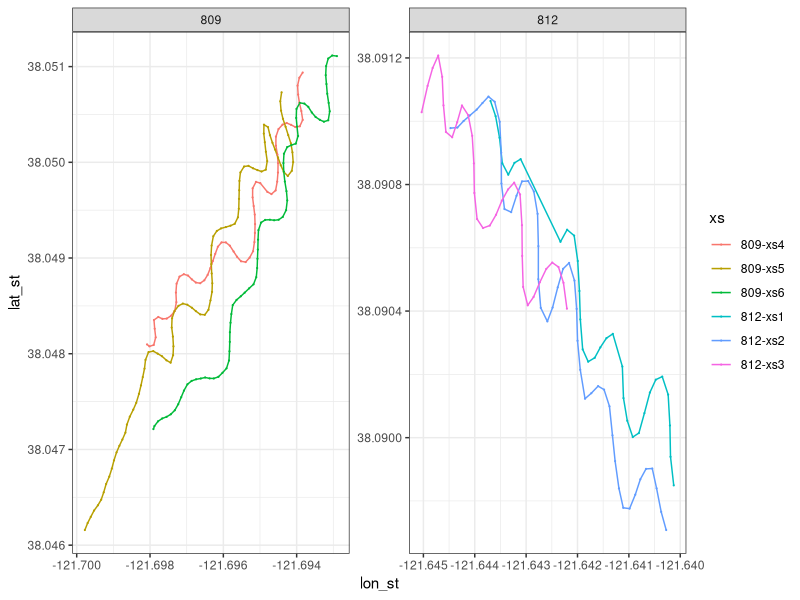
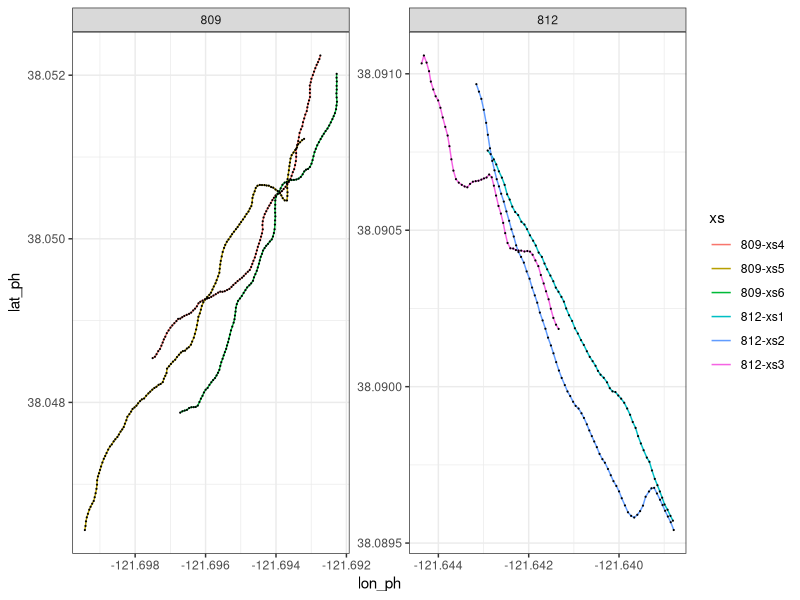
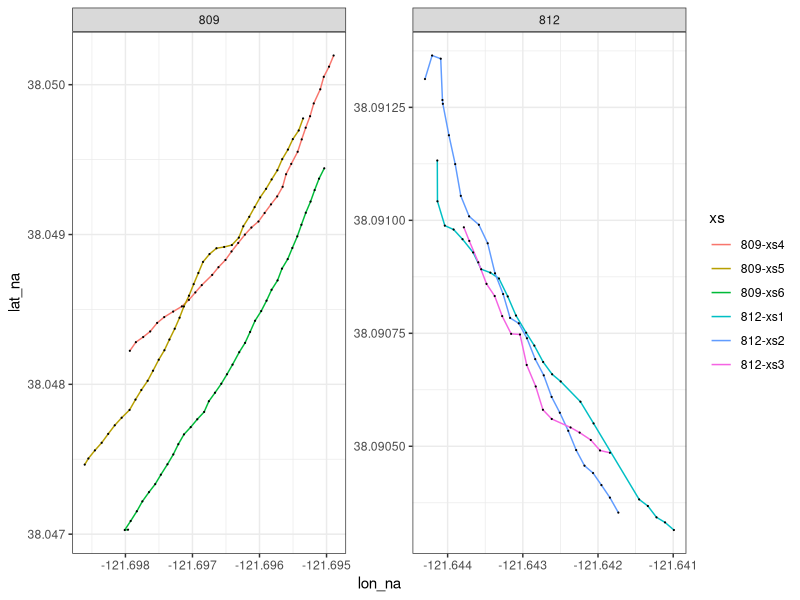
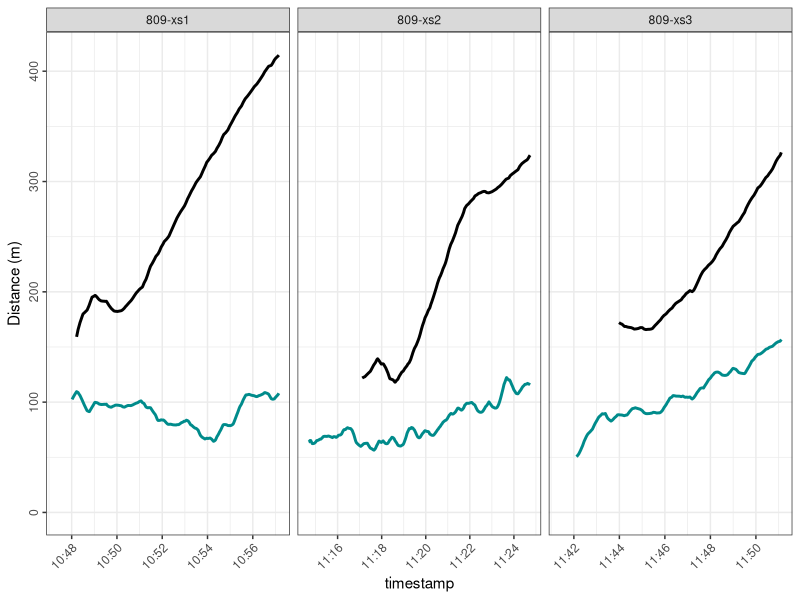
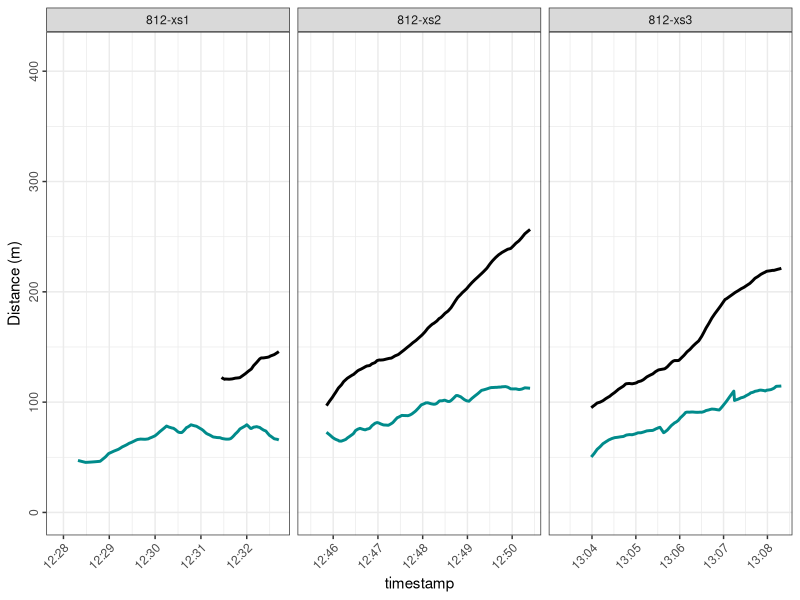
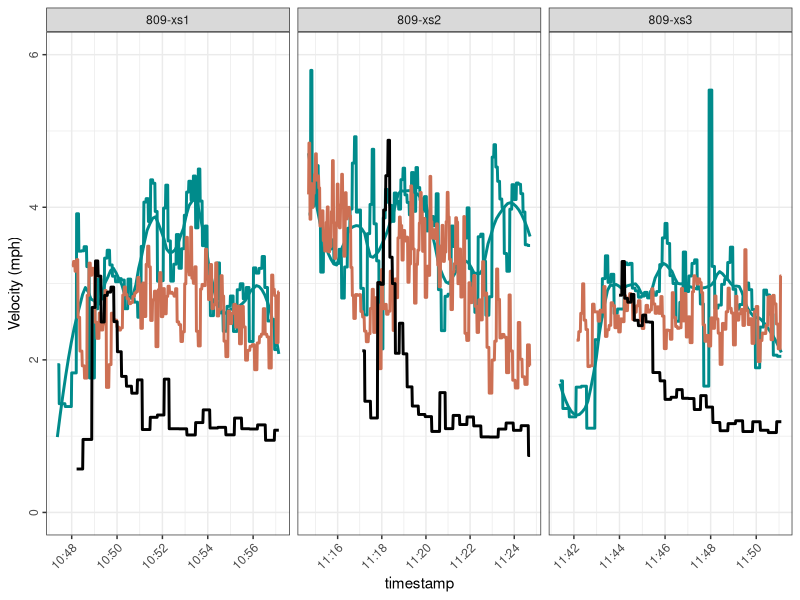
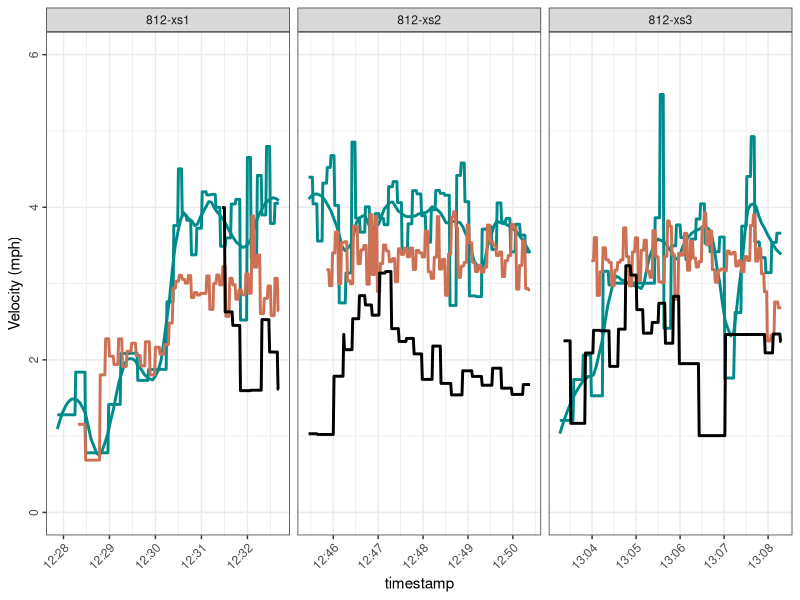
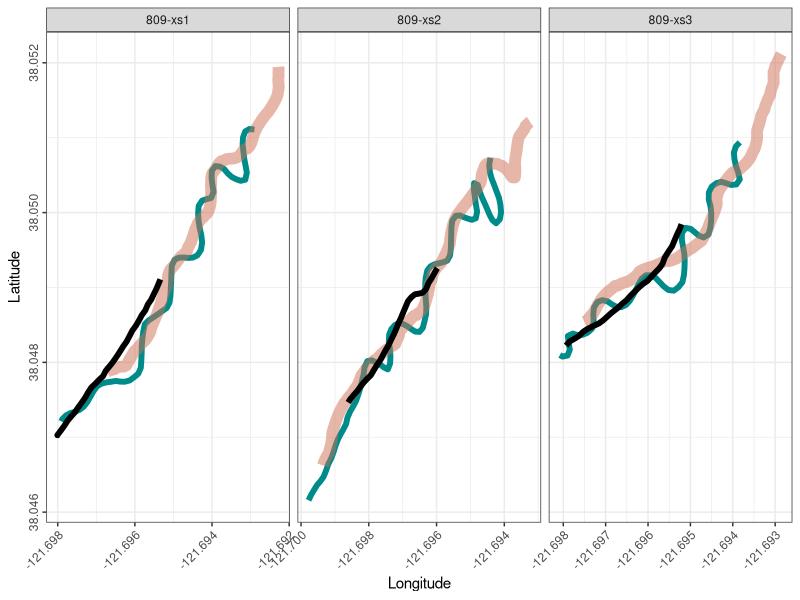

R code for these plots, in order:
library(tidyverse)
library(geosphere)
library(lubridate)
library(zoo)

# Import and compile GPS track data ---------------------------------------

## Stryker ----
stryker_startstop <- data.frame(boat = rep("stryker",6), 
                        site = c(rep("812", 3), rep("809", 3)),
                        start = c(7, 43, 94, 131, 201, 297), 
                        end = c(39, 90, 127, 197, 293, 372))

stryker = data.frame()
stryker_raw = data.frame()

for(xs in 1:nrow(stryker_startstop)){
  print(xs)
  
  temp <- read.csv("data/Survey00_20241119/RouteHistoryFullBkup_DWRBoat.csv", 
                   skip = stryker_startstop[xs, "start"] - 1, nrow = stryker_startstop[xs, "end"] - stryker_startstop[xs, "start"], header = F)
  
  colnames(temp) = c("Junk", "lat", "lon", "datetime", "speed")
  
  temp$timestamp <- as.POSIXct(temp$datetime, format = "%Y-%m-%dT%H:%M:%SZ", tz = "America/Los_Angeles")
  
  # Convert the timestamp to a POSIXct object
  temp$timestamp <- ymd_hms(temp$timestamp, tz = "UTC")
  
  # Convert it to Pacific Time (PT)
  temp$timestamp <- with_tz(temp$timestamp, tzone = "America/Los_Angeles")
  
  complete_timestamps <- seq(min(temp$timestamp), max(temp$timestamp), by = "1 sec")
  
  merged_data <- data.frame(timestamp = complete_timestamps) %>%
    left_join(temp, by = "timestamp")
  
  interpolated_data <- merged_data %>%
    mutate(lat = na.approx(lat, rule = 2),
           lon = na.approx(lon, rule = 2))
  
  interpolated_data$xs <- paste0(stryker_startstop[xs, "site"], "-xs", xs)
  temp$xs <- paste0(stryker_startstop[xs, "site"], "-xs", xs)
  
  interpolated_data$site <- stryker_startstop[xs, "site"]
  temp$site = stryker_startstop[xs, "site"]
  
  stryker <- rbind(stryker, interpolated_data[, c("site", "xs", "timestamp", "lat", "lon")])
  stryker_raw <- rbind(stryker_raw, temp)
  
  rm(temp, interpolated_data, merged_data)
}

stryker$boat = "Stryker"
colnames(stryker) <- c("site", "xs", "timestamp", "lat_st", "lon_st", "boat")

## Phantom ----
phantom_startstop <- data.frame(boat = rep("phantom", 6), 
                        site = c(rep("812", 3), rep("809", 3)),
                        start = c(7, 78, 157, 216, 335, 489), 
                        end = c(74, 153, 212, 331, 485, 607))

phantom = data.frame()
phantom_raw = data.frame()

for(xs in 1:nrow(phantom_startstop)){
  print(xs)
  
  temp <- read.csv("data/Survey00_20241119/20241119_RouteHistory_Cramer.csv", 
                   skip = phantom_startstop[xs, "start"] - 1, nrow = phantom_startstop[xs, "end"] - phantom_startstop[xs, "start"], header = F)
  
  colnames(temp) = c("Junk", "lat", "lon", "datetime", "speed")
  
  temp$timestamp <- as.POSIXct(temp$datetime, format = "%Y-%m-%dT%H:%M:%SZ", tz = "America/Los_Angeles")
  
  # Convert the timestamp to a POSIXct object
  temp$timestamp <- ymd_hms(temp$timestamp, tz = "UTC")
  
  # Convert it to Pacific Time (PT)
  temp$timestamp <- with_tz(temp$timestamp, tzone = "America/Los_Angeles")
  
  complete_timestamps <- seq(min(temp$timestamp), max(temp$timestamp), by = "1 sec")
  
  merged_data <- data.frame(timestamp = complete_timestamps) %>%
    left_join(temp, by = "timestamp")
  
  interpolated_data <- merged_data %>%
    mutate(lat = na.approx(lat, rule = 2),
      lon = na.approx(lon, rule = 2))
  
  interpolated_data$xs <- paste0(phantom_startstop[xs, "site"], "-xs", xs)
  temp$xs <- paste0(phantom_startstop[xs, "site"], "-xs", xs)
  
  interpolated_data$site <- phantom_startstop[xs, "site"]
  temp$site = phantom_startstop[xs, "site"]
  
  phantom <- rbind(phantom, interpolated_data[, c("site", "xs", "timestamp", "lat", "lon")])
  phantom_raw <- rbind(phantom_raw, temp)
  
  rm(temp, interpolated_data, merged_data)
}

phantom$boat = "Phantom"
colnames(phantom) <- c("site", "xs", "timestamp", "lat_ph", "lon_ph", "boat")

## New Alosa ----
new_alosa_startstop <- data.frame(boat = rep("new_alosa", 6), 
                                site = c(rep("812", 3), rep("809", 3)),
                                start = c(140, 68, 7, 314,449, 493), 
                                end = c(163, 95, 24, 348, 488, 531))

new_alosa = data.frame()
new_alosa_raw = data.frame()

for(xs in 1:nrow(new_alosa_startstop)){
  print(xs)
  
  temp <- read.csv("data/Survey00_20241119/RouteHistoryFullBkup_CDFW_fixed.csv", 
                   skip = new_alosa_startstop[xs, "start"] - 1, nrow = new_alosa_startstop[xs, "end"] - new_alosa_startstop[xs, "start"], header = F)
  
  colnames(temp) = c("Junk", "lat", "lon", "datetime", "speed")
  
  temp$timestamp <- as.POSIXct(temp$datetime, format = "%Y-%m-%dT%H:%M:%SZ", tz = "America/Los_Angeles")
  
  # Convert the timestamp to a POSIXct object
  temp$timestamp <- ymd_hms(temp$timestamp, tz = "UTC")
  
  # Convert it to Pacific Time (PT)
  temp$timestamp <- with_tz(temp$timestamp, tzone = "America/Los_Angeles")
  
  complete_timestamps <- seq(min(temp$timestamp), max(temp$timestamp), by = "1 sec")
  
  merged_data <- data.frame(timestamp = complete_timestamps) %>%
    left_join(temp, by = "timestamp")
  
  interpolated_data <- merged_data %>%
    mutate(lat = na.approx(lat, rule = 2),
           lon = na.approx(lon, rule = 2))
  
  interpolated_data$xs <- paste0(new_alosa_startstop[xs, "site"], "-xs", xs)
  temp$xs <- paste0(new_alosa_startstop[xs, "site"], "-xs", xs)
  
  interpolated_data$site <- new_alosa_startstop[xs, "site"]
  temp$site = new_alosa_startstop[xs, "site"]
  
  new_alosa <- rbind(new_alosa, interpolated_data[, c("site", "xs", "timestamp", "lat", "lon")])
  new_alosa_raw <- rbind(new_alosa_raw, temp)
  
  rm(temp, interpolated_data, merged_data)
}

new_alosa$boat = "New Alosa"
colnames(new_alosa) <- c("site", "xs", "timestamp", "lat_na", "lon_na", "boat")

## Merge vessel tracks ----

vessels <- merge(merge(stryker, 
                       phantom[, c("timestamp", "lat_ph", "lon_ph")], by = "timestamp", all.x = T),
                 new_alosa[, c("timestamp", "lat_na", "lon_na")], by = "timestamp", all.x = T) 

xs_lookup <- data.frame(xs = c("809-xs7", "809-xs6", "809-xs5", "809-xs4", "812-xs3", "812-xs2", "812-xs1"),
                              xs_cor = c("809-xstest", "809-xs1", "809-xs2", "809-xs3", "812-xs1", "812-xs2", "812-xs3"))

vessels <- merge(vessels, xs_lookup, by = "xs", all.x = T)

# Visualize tracks --------------------------------------------------------

ggplot(stryker, aes(x = lon_st, y = lat_st, color = xs)) + 
  geom_path() + theme_bw() + 
  geom_point(data = stryker_raw, aes(x = lon, y = lat), size = .1) +
  facet_wrap(site ~ ., scales = "free")

ggplot(phantom, aes(x = lon_ph, y = lat_ph, color = xs)) + 
  geom_path() + theme_bw() + 
  geom_point(data = phantom_raw, aes(x = lon, y = lat), color = "black", size = .1) +
  facet_wrap(site ~ ., scales = "free")

ggplot(new_alosa, aes(x = lon_na, y = lat_na, color = xs)) + 
  geom_path() + theme_bw() + 
  geom_point(data = new_alosa_raw, aes(x = lon, y = lat), color = "black", size = .1) +
  facet_wrap(site ~ ., scales = "free")

# Calculate vessel spacing ------------------------------------------------

vessels$stryker2phantom <- NA
vessels$newalosa2phantom <- NA
vessels$stryker_velocity <- NA
vessels$phantom_velocity <- NA
vessels$new_alosa_velocity <- NA

for(i in 1:nrow(vessels)){
  print(i)
 
  if(complete.cases(vessels[,c("lon_st", "lat_st", "lon_ph","lat_ph")])[i]){
    vessels[i,"stryker2phantom"] <- distm(c(vessels[i,"lon_st"], vessels[i,"lat_st"]), 
                                                  c(vessels[i,"lon_ph"], vessels[i,"lat_ph"]), 
                                                  fun = distHaversine)
  }
  
  if(complete.cases(vessels[,c("lon_na", "lat_na", "lon_ph","lat_ph")])[i]){
    vessels[i,"newalosa2phantom"] <- distm(c(vessels[i,"lon_na"], vessels[i,"lat_na"]), 
                                          c(vessels[i,"lon_ph"], vessels[i,"lat_ph"]), 
                                          fun = distHaversine)
  }
  
  if(complete.cases(vessels[,c("lon_na", "lat_na", "lon_st","lat_st")])[i]){
    vessels[i,"stryker2newalosa"] <- distm(c(vessels[i,"lon_na"], vessels[i,"lat_na"]), 
                                           c(vessels[i,"lon_st"], vessels[i,"lat_st"]), 
                                           fun = distHaversine)
  }
  
  try(vessels[i,"stryker_velocity"] <- distm(c(vessels[i,"lon_st"], vessels[i,"lat_st"]), 
                                         c(vessels[i + 1,"lon_st"], vessels[i + 1,"lat_st"]), 
                                         fun = distHaversine) * 2.23693629)
  
  try(vessels[i,"phantom_velocity"] <- distm(c(vessels[i,"lon_ph"], vessels[i,"lat_ph"]), 
                                             c(vessels[i + 1,"lon_ph"], vessels[i + 1,"lat_ph"]), 
                                             fun = distHaversine) * 2.23693629)
  
  try(vessels[i,"new_alosa_velocity"] <- distm(c(vessels[i,"lon_na"], vessels[i,"lat_na"]), 
                                             c(vessels[i + 1,"lon_na"], vessels[i + 1,"lat_na"]), 
                                             fun = distHaversine) * 2.23693629)
      
  
}


# Plot vessel tracks, velocity, and spacing -------------------------------

(v_spacing_809 <- ggplot(vessels[vessels$xs_cor %in% c("809-xs1","809-xs2","809-xs3"),], 
       aes(x = timestamp, y = stryker2phantom)) + 
    geom_line(color = "cyan4", linewidth = 1) +
    geom_line(aes(y = newalosa2phantom), linewidth = 1) +
  # geom_line(aes(y = stryker2newalosa), color = "blue",linewidth = 1) + 
    theme_bw() + labs(y = "Distance (m)") + 
    theme(axis.text.x = element_text(angle = 45, hjust = 1),
          axis.text.y = element_text(angle = 90, hjust = .5)) +
    ylim(0,415) +
  facet_grid(. ~ xs_cor, scales = "free"))

(v_spacing_812 <- ggplot(vessels[vessels$xs_cor %in% c("812-xs1","812-xs2","812-xs3"),], 
                         aes(x = timestamp, y = stryker2phantom)) + 
    geom_line(color = "cyan4", linewidth = 1) +
    geom_line(aes(y = newalosa2phantom), linewidth = 1) + 
    theme_bw() + labs(y = "Distance (m)") + 
    theme(axis.text.x = element_text(angle = 45, hjust = 1),
          axis.text.y = element_text(angle = 90, hjust = .5)) +
    ylim(0,415) +
    facet_grid(. ~ xs_cor, scales = "free"))

(v_velocity_809 <- ggplot(data = vessels[vessels$xs_cor %in% c("809-xs1","809-xs2","809-xs3") &
                               vessels$stryker_velocity < 10 & is.na(vessels$stryker_velocity) == F,],
                          aes(x = timestamp, y = stryker_velocity)) + 
    geom_line(color = "cyan4", linewidth = 1) +
    geom_line(color = "cyan4", linewidth = 1, stat = "smooth", span = .25) +
    geom_line(data = vessels[vessels$xs_cor %in% c("809-xs1","809-xs2","809-xs3") &
                               vessels$phantom_velocity < 10 & is.na(vessels$phantom_velocity) == F, ],
              aes(y = phantom_velocity), color = "salmon3", linewidth = 1) +
    geom_line(data = vessels[vessels$xs_cor %in% c("809-xs1","809-xs2","809-xs3") &
                               vessels$new_alosa_velocity < 10 & is.na(vessels$new_alosa_velocity) == F, ],
              aes(y = new_alosa_velocity), linewidth = 1) +
    theme_bw() + labs(y = "Velocity (mph)") + 
    theme(axis.text.x = element_text(angle = 45, hjust = 1),
          axis.text.y = element_text(angle = 90, hjust = .5)) +
    ylim(0, 6) +
    facet_grid(. ~ xs_cor, scales = "free"))

(v_velocity_812 <- ggplot(data = vessels[vessels$xs_cor %in% c("812-xs1","812-xs2","812-xs3") &
                                           vessels$stryker_velocity < 10 & is.na(vessels$stryker_velocity) == F,], 
                         aes(x = timestamp, y = stryker_velocity)) + 
    geom_line(color = "cyan4", linewidth = 1) +
    geom_line(color = "cyan4", linewidth = 1, stat = "smooth", span = .25) +
    geom_line(data = vessels[vessels$xs_cor %in% c("812-xs1","812-xs2","812-xs3") &
                               vessels$phantom_velocity < 10 & is.na(vessels$phantom_velocity) == F, ],
              aes(y = phantom_velocity), color = "salmon3", linewidth = 1) +
    geom_line(data = vessels[vessels$xs_cor %in% c("812-xs1","812-xs2","812-xs3") &
                        vessels$new_alosa_velocity < 10 & is.na(vessels$new_alosa_velocity) == F, ],
              aes(y = new_alosa_velocity), linewidth = 1) +
    theme_bw() + labs(y = "Velocity (mph)") + 
    theme(axis.text.x = element_text(angle = 45, hjust = 1),
          axis.text.y = element_text(angle = 90, hjust = .5)) +
    ylim(0, 6) +
    facet_grid(. ~ xs_cor, scales = "free"))


(v_tracks_809 <- ggplot(vessels[vessels$xs_cor %in% c("809-xs1","809-xs2","809-xs3"),], 
                     aes(x = lon_st, y = lat_st)) + 
    geom_path(color = "cyan4", linewidth = 2) +
    geom_path(aes(x = lon_ph, y = lat_ph), color = "salmon3", alpha = .5, linewidth = 4) + 
    geom_path(aes(x = lon_na, y = lat_na), linewidth = 2) + 
    theme_bw() + labs(y = "Latitude", x = "Longitude") + 
    theme(axis.text.x = element_text(angle = 45, hjust = 1),
          axis.text.y = element_text(angle = 90, hjust = .5)) +
    facet_grid(. ~ xs_cor, scales = "free"))

(v_tracks_812 <- ggplot(vessels[vessels$xs_cor %in% c("812-xs1","812-xs2","812-xs3"),], 
                        aes(x = lon_st, y = lat_st)) + 
    geom_path(color = "cyan4", linewidth = 2) +
    geom_path(aes(x = lon_ph, y = lat_ph), color = "salmon3", alpha = .5, linewidth = 4) + 
    geom_path(aes(x = lon_na, y = lat_na), linewidth = 2) + 
    theme_bw() + labs(y = "Latitude", x = "Longitude") + 
    theme(axis.text.x = element_text(angle = 45, hjust = 1),
          axis.text.y = element_text(angle = 90, hjust = .5)) +
    facet_grid(. ~ xs_cor, scales = "free"))


png("output/eDNA_vessel_spacing_20241119_%02d_updated.png",
    height = 7, width = 10, units = "in", res = 1000, family = "serif")

cowplot::plot_grid(v_tracks_809, v_tracks_812,
                   v_spacing_809, v_spacing_812, 
                   align = "v")

dev.off()

png("output/eDNA_vessel_velocity_20241119_%02d_updated.png",
    height = 10, width = 10, units = "in", res = 1000, family = "serif")

cowplot::plot_grid(v_tracks_809, v_tracks_812,
                   v_velocity_809, v_velocity_812, 
                   v_spacing_809, v_spacing_812, 
                   align = "v", nrow = 3)

dev.off()
